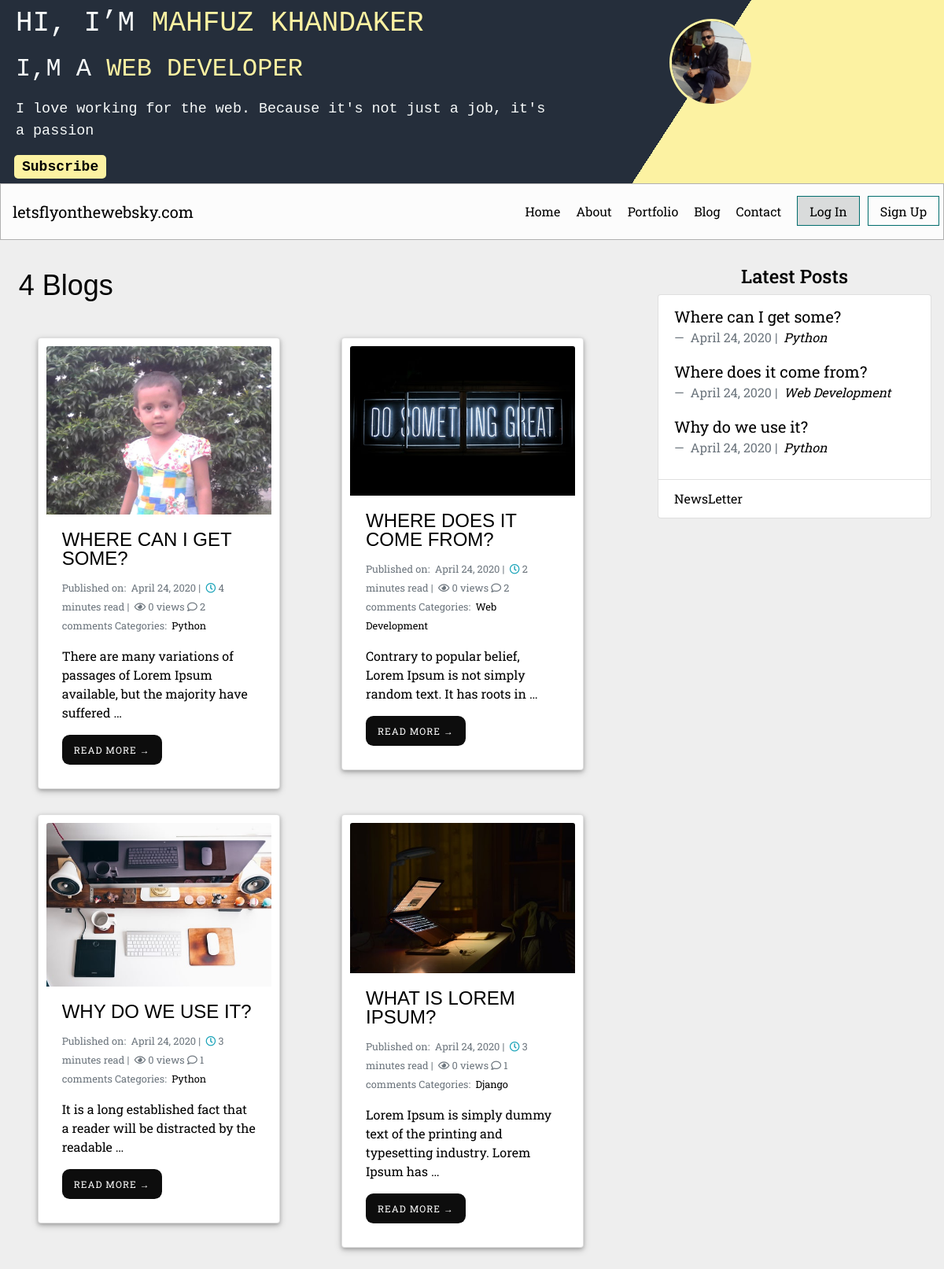
The page /blog/ (upper part) on the database as committed earlier.
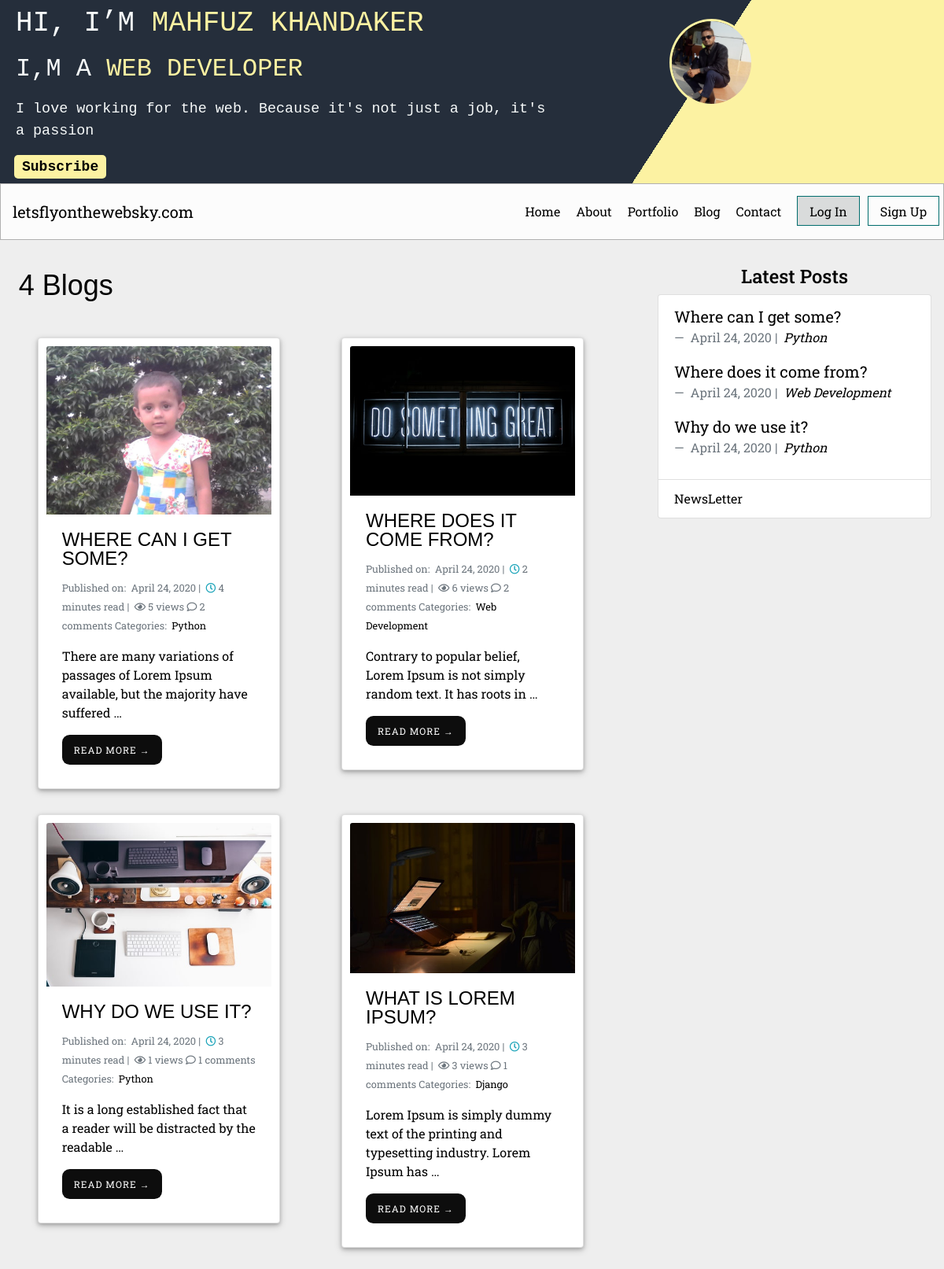
The same page on the database as committed later.
### blog/models.py (models this page shows, shortened)
class Post(models.Model):
    main_image      = models.ImageField(upload_to='images/', blank=True)
    title           = models.CharField(max_length=255)
    slug            = models.SlugField(null=False, unique=True)
    body            = models.TextField()
    created_on      = models.DateTimeField(auto_now_add=True)
    status          = models.IntegerField(choices=STATUS, default=0)
    last_modified   = models.DateTimeField(auto_now=True)
    categories      = models.ManyToManyField('Category', related_name='posts')
    read_time       = models.IntegerField(default=0)
    number_of_views = models.IntegerField(default=0, null=True, blank=True)
    number_of_likes = models.IntegerField(default=0, null=True, blank=True)
    objects = models.Manager()
    class Meta:
        ordering = ['-created_on']
    def get_absolute_url(self):
        return reverse('blog_detail', kwargs={'slug': self.slug})
    @property
    def comments(self):
        instance = self
        qs = Comment.objects.filter_by_instance(instance)
        return qs

### blog/views.py (the view)
# urls.py: path('', views.Blogs.as_view(), name='posts'),
class Blogs(generic.ListView):
    model = Post
    template_name = 'blog_index.html'
    context_object_name = 'posts'
    paginate_by = 5
    def get_context_data(self, **kwargs):
        context = super(Blogs, self).get_context_data(**kwargs)
        context['post_num'] = Post.objects.count()
        return context

### about/templatetags/about_tags.py (called while the page is built)
@register.inclusion_tag('_about_me.html')
def about_me():
    abouts = About.objects.all()
    return {'abouts': abouts}

### blog/models.py (called while the page is built)
    def filter_by_instance(self, instance):
        content_type = ContentType.objects.get_for_model(instance.__class__)
        obj_id = instance.id
        qs = super(CommentManager, self).filter(content_type=content_type, object_id=obj_id).filter(parent=None)
        return qs

### blog/templatetags/blog_tags.py (called while the page is built)
@register.inclusion_tag('_latest_posts.html')
def latest_posts():
    posts = Post.objects.filter(status=1)[:3]
    return {'posts': posts}

### blog/templatetags/markdown_extras.py (called while the page is built)
@register.filter()
@stringfilter
def markdown(value):
    return md.markdown(value, extensions=['markdown.extensions.fenced_code'])

### blog/templates/blog_index.html (shortened to what this page needs)
{% extends "base.html" %}
{% load markdown_extras %}
{% block page_content %}
<div class="container-fluid">
  <h1>{{ post_num }} Blogs</h1>
<div class="row">
  {% for post in posts %}
    <div class="col-md-6">
        <div class="card mb-2 anim-card">
            <img class="card-img-top" src="{{ post.main_image.url }}">
            <div class="card-body">
              <h3 class="card-title"><a href="{% url 'blog_detail' post.slug %}">{{ post.title }}</a></h3>
              <small class="text-muted">
                Published on:&nbsp;
                {{ post.created_on.date }} |&nbsp;
                <i class="far fa-clock text-info"></i> {% if post.read_time <= 1 %} < 1 Minute {% else %}{{ post.read_time }} minutes read {% endif %} |&nbsp;
                <i class="far fa-eye"></i> {{ post.number_of_views }} views
                <i class="far fa-comment"></i> {{ post.comments.count }} comments
                Categories:&nbsp;
                {% for category in post.categories.all %}
                <a href="{% url 'blog_category' category.name %}">
                  {{ category.name }}
                  </a>&nbsp;
                {% endfor %}
              </small>
                <p class="card-text">{{ post.body | markdown | safe | truncatewords:15 }}</p>
                <a href="{% url 'blog_detail' post.slug %}" class="blog-home__cta">Read More &rarr;</a>
            </div>
        </div>
    </div>
    {% endfor %}
  </div>
</div>
{% endblock %}

### blog/templates/_latest_posts.html
{% for entry in posts %}
<blockquote class="blockquote">
  <p class="mb-0"><a href="{{ entry.get_absolute_url }}">{{ entry.title }}</a></p>
  <footer class="blockquote-footer">
    {{ entry.created_on.date }} |&nbsp;
    <cite title="Source Title">
      {% for category in entry.categories.all %}
      <a href="{% url 'blog_category' category.name %}">
        {{ category.name }}
      </a>
      {% endfor %}
    </cite>
  </footer>
</blockquote>
{% endfor %}

Rows that differ between the two databases and show on the page:
changed Post "WHERE CAN I GET SOME?": number_of_views "0" → "5"
changed Post "WHERE DOES IT COME FROM?": number_of_views "0" → "6"
changed Post "WHY DO WE USE IT?": number_of_views "0" → "1"
changed Post "WHAT IS LOREM IPSUM?": number_of_views "0" → "3"
